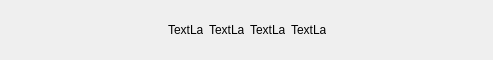
<?xml version="1.0" encoding="UTF-8"?>
<ui version="4.0">
 <class>c_elements_display</class>
 <widget class="QWidget" name="c_elements_display">
  <property name="geometry">
   <rect>
    <x>0</x>
    <y>0</y>
    <width>493</width>
    <height>60</height>
   </rect>
  </property>
  <property name="minimumSize">
   <size>
    <width>493</width>
    <height>60</height>
   </size>
  </property>
  <property name="maximumSize">
   <size>
    <width>493</width>
    <height>60</height>
   </size>
  </property>
  <property name="windowTitle">
   <string>Form</string>
  </property>
  <layout class="QHBoxLayout" name="horizontalLayout_2">
   <property name="spacing">
    <number>0</number>
   </property>
   <property name="leftMargin">
    <number>0</number>
   </property>
   <property name="topMargin">
    <number>0</number>
   </property>
   <property name="rightMargin">
    <number>0</number>
   </property>
   <property name="bottomMargin">
    <number>0</number>
   </property>
   <item>
    <spacer name="horizontalSpacer">
     <property name="orientation">
      <enum>Qt::Horizontal</enum>
     </property>
     <property name="sizeHint" stdset="0">
      <size>
       <width>142</width>
       <height>20</height>
      </size>
     </property>
    </spacer>
   </item>
   <item>
    <widget class="QWidget" name="widget" native="true">
     <property name="minimumSize">
      <size>
       <width>0</width>
       <height>45</height>
      </size>
     </property>
     <property name="maximumSize">
      <size>
       <width>16777215</width>
       <height>45</height>
      </size>
     </property>
     <layout class="QHBoxLayout" name="horizontalLayout">
      <property name="leftMargin">
       <number>3</number>
      </property>
      <property name="topMargin">
       <number>3</number>
      </property>
      <property name="rightMargin">
       <number>3</number>
      </property>
      <property name="bottomMargin">
       <number>3</number>
      </property>
      <item>
       <widget class="QLabel" name="elem1">
        <property name="minimumSize">
         <size>
          <width>35</width>
          <height>35</height>
         </size>
        </property>
        <property name="maximumSize">
         <size>
          <width>35</width>
          <height>35</height>
         </size>
        </property>
        <property name="text">
         <string>TextLabel</string>
        </property>
       </widget>
      </item>
      <item>
       <widget class="QLabel" name="elem2">
        <property name="minimumSize">
         <size>
          <width>35</width>
          <height>35</height>
         </size>
        </property>
        <property name="maximumSize">
         <size>
          <width>35</width>
          <height>35</height>
         </size>
        </property>
        <property name="text">
         <string>TextLabel</string>
        </property>
       </widget>
      </item>
      <item>
       <widget class="QLabel" name="elem3">
        <property name="minimumSize">
         <size>
          <width>35</width>
          <height>35</height>
         </size>
        </property>
        <property name="maximumSize">
         <size>
          <width>35</width>
          <height>35</height>
         </size>
        </property>
        <property name="text">
         <string>TextLabel</string>
        </property>
       </widget>
      </item>
      <item>
       <widget class="QLabel" name="elem4">
        <property name="minimumSize">
         <size>
          <width>35</width>
          <height>35</height>
         </size>
        </property>
        <property name="maximumSize">
         <size>
          <width>35</width>
          <height>35</height>
         </size>
        </property>
        <property name="text">
         <string>TextLabel</string>
        </property>
       </widget>
      </item>
     </layout>
    </widget>
   </item>
   <item>
    <spacer name="horizontalSpacer_2">
     <property name="orientation">
      <enum>Qt::Horizontal</enum>
     </property>
     <property name="sizeHint" stdset="0">
      <size>
       <width>141</width>
       <height>20</height>
      </size>
     </property>
    </spacer>
   </item>
  </layout>
 </widget>
 <resources/>
 <connections/>
</ui>
